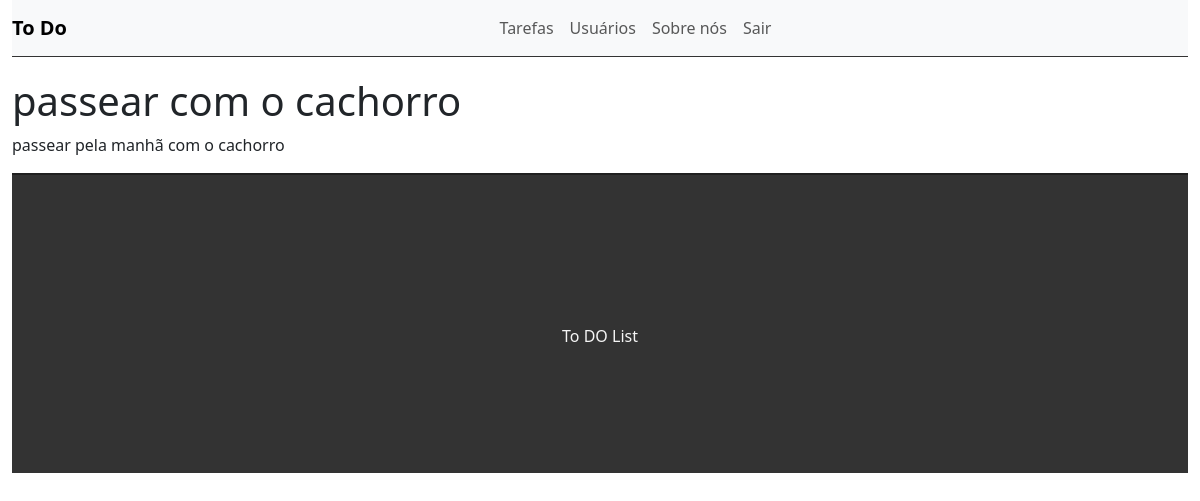
The app's page /task/29 (signed in) with its own data.
### tasks/models.py (models this page shows, shortened)
class Task(models.Model):
    STATUS = (
        ('doing','Doing'),
        ('done','Done'),
    )
    title = models.CharField(max_length=255)
    description = models.TextField()
    done = models.CharField(
        max_length=5,
        choices=STATUS,
    )
    user = models.ForeignKey(get_user_model(), on_delete=models.CASCADE)
    created_at = models.DateTimeField(auto_now_add=True)
    update_at = models.DateTimeField(auto_now=True)

### tasks/views.py (the view)
# urls.py: path('task/<int:id>', views.taskView, name='task-view'),
@login_required
def taskView(request, id):
    task = get_object_or_404(Task, pk=id)
    return render(request, 'tasks/task.html', {'task': task})

### tasks/templates/tasks/task.html (shortened to what this page needs)
{% extends 'base.html' %}
{% block content %}
    <h1>{{task.title}}</h1>
    <p>{{task.description}}</p>
{% endblock %}

### records on screen
Task: title "passear com o cachorro", description "passear pela manhã com o cachorro"
